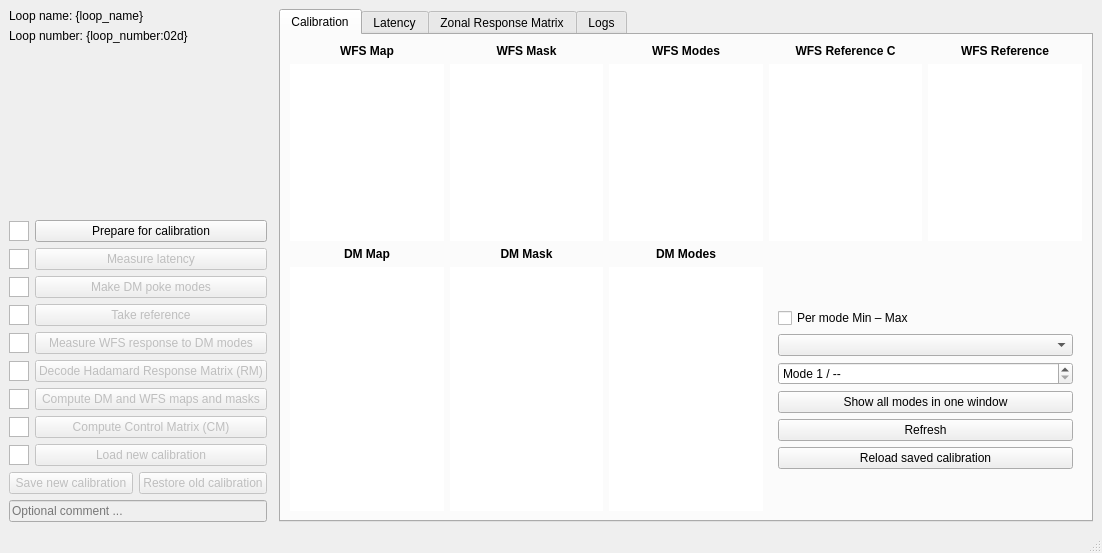
<?xml version="1.0" encoding="UTF-8"?>
<ui version="4.0">
 <class>AOCalibrationWindow</class>
 <widget class="QMainWindow" name="AOCalibrationWindow">
  <property name="geometry">
   <rect>
    <x>0</x>
    <y>0</y>
    <width>1102</width>
    <height>553</height>
   </rect>
  </property>
  <property name="windowTitle">
   <string>AO Calibration - KalAO</string>
  </property>
  <widget class="QWidget" name="centralwidget">
   <layout class="QHBoxLayout" name="horizontalLayout">
    <item>
     <layout class="QGridLayout" name="calibration_layout">
      <item row="0" column="0" colspan="2">
       <widget class="KLabel" name="calibration_loopname_label">
        <property name="text">
         <string>Loop name: {loop_name}</string>
        </property>
       </widget>
      </item>
      <item row="2" column="0" colspan="2">
       <spacer name="verticalSpacer_2">
        <property name="orientation">
         <enum>Qt::Orientation::Vertical</enum>
        </property>
        <property name="sizeHint" stdset="0">
         <size>
          <width>20</width>
          <height>40</height>
         </size>
        </property>
       </spacer>
      </item>
      <item row="1" column="0" colspan="2">
       <widget class="KLabel" name="calibration_loopnumber_label">
        <property name="text">
         <string>Loop number: {loop_number:02d}</string>
        </property>
       </widget>
      </item>
      <item row="3" column="0">
       <widget class="QWidget" name="calibration_buttons_widget" native="true">
        <layout class="QGridLayout" name="gridLayout_4">
         <property name="leftMargin">
          <number>0</number>
         </property>
         <property name="topMargin">
          <number>0</number>
         </property>
         <property name="rightMargin">
          <number>0</number>
         </property>
         <property name="bottomMargin">
          <number>0</number>
         </property>
         <item row="7" column="0">
          <widget class="KStatusIndicator" name="calibration_compCM_indicator">
           <property name="sizePolicy">
            <sizepolicy hsizetype="Fixed" vsizetype="Fixed">
             <horstretch>0</horstretch>
             <verstretch>0</verstretch>
            </sizepolicy>
           </property>
           <property name="minimumSize">
            <size>
             <width>20</width>
             <height>20</height>
            </size>
           </property>
           <property name="maximumSize">
            <size>
             <width>20</width>
             <height>20</height>
            </size>
           </property>
           <property name="cursor" stdset="0">
            <cursorShape>WhatsThisCursor</cursorShape>
           </property>
          </widget>
         </item>
         <item row="6" column="1">
          <widget class="QPushButton" name="calibration_RMmkmask_button">
           <property name="enabled">
            <bool>false</bool>
           </property>
           <property name="text">
            <string>Compute DM and WFS maps and masks</string>
           </property>
          </widget>
         </item>
         <item row="6" column="0">
          <widget class="KStatusIndicator" name="calibration_RMmkmask_indicator">
           <property name="sizePolicy">
            <sizepolicy hsizetype="Fixed" vsizetype="Fixed">
             <horstretch>0</horstretch>
             <verstretch>0</verstretch>
            </sizepolicy>
           </property>
           <property name="minimumSize">
            <size>
             <width>20</width>
             <height>20</height>
            </size>
           </property>
           <property name="maximumSize">
            <size>
             <width>20</width>
             <height>20</height>
            </size>
           </property>
           <property name="cursor" stdset="0">
            <cursorShape>WhatsThisCursor</cursorShape>
           </property>
          </widget>
         </item>
         <item row="5" column="0">
          <widget class="KStatusIndicator" name="calibration_RMHdecode_indicator">
           <property name="sizePolicy">
            <sizepolicy hsizetype="Fixed" vsizetype="Fixed">
             <horstretch>0</horstretch>
             <verstretch>0</verstretch>
            </sizepolicy>
           </property>
           <property name="minimumSize">
            <size>
             <width>20</width>
             <height>20</height>
            </size>
           </property>
           <property name="maximumSize">
            <size>
             <width>20</width>
             <height>20</height>
            </size>
           </property>
           <property name="cursor" stdset="0">
            <cursorShape>WhatsThisCursor</cursorShape>
           </property>
          </widget>
         </item>
         <item row="3" column="0">
          <widget class="KStatusIndicator" name="calibration_takeref_indicator">
           <property name="sizePolicy">
            <sizepolicy hsizetype="Fixed" vsizetype="Fixed">
             <horstretch>0</horstretch>
             <verstretch>0</verstretch>
            </sizepolicy>
           </property>
           <property name="minimumSize">
            <size>
             <width>20</width>
             <height>20</height>
            </size>
           </property>
           <property name="maximumSize">
            <size>
             <width>20</width>
             <height>20</height>
            </size>
           </property>
           <property name="cursor" stdset="0">
            <cursorShape>WhatsThisCursor</cursorShape>
           </property>
          </widget>
         </item>
         <item row="8" column="1">
          <widget class="QPushButton" name="calibration_load_button">
           <property name="enabled">
            <bool>false</bool>
           </property>
           <property name="text">
            <string>Load new calibration</string>
           </property>
          </widget>
         </item>
         <item row="1" column="1">
          <widget class="QPushButton" name="calibration_mlat_button">
           <property name="enabled">
            <bool>false</bool>
           </property>
           <property name="sizePolicy">
            <sizepolicy hsizetype="Minimum" vsizetype="Minimum">
             <horstretch>0</horstretch>
             <verstretch>0</verstretch>
            </sizepolicy>
           </property>
           <property name="text">
            <string>Measure latency</string>
           </property>
          </widget>
         </item>
         <item row="7" column="1">
          <widget class="QPushButton" name="calibration_compCM_button">
           <property name="enabled">
            <bool>false</bool>
           </property>
           <property name="text">
            <string>Compute Control Matrix (CM)</string>
           </property>
          </widget>
         </item>
         <item row="4" column="0">
          <widget class="KStatusIndicator" name="calibration_acqlinResp_indicator">
           <property name="sizePolicy">
            <sizepolicy hsizetype="Fixed" vsizetype="Fixed">
             <horstretch>0</horstretch>
             <verstretch>0</verstretch>
            </sizepolicy>
           </property>
           <property name="minimumSize">
            <size>
             <width>20</width>
             <height>20</height>
            </size>
           </property>
           <property name="maximumSize">
            <size>
             <width>20</width>
             <height>20</height>
            </size>
           </property>
           <property name="cursor" stdset="0">
            <cursorShape>WhatsThisCursor</cursorShape>
           </property>
          </widget>
         </item>
         <item row="2" column="1">
          <widget class="QPushButton" name="calibration_mkDMpokemodes_button">
           <property name="enabled">
            <bool>false</bool>
           </property>
           <property name="text">
            <string>Make DM poke modes</string>
           </property>
          </widget>
         </item>
         <item row="3" column="1">
          <widget class="QPushButton" name="calibration_takeref_button">
           <property name="enabled">
            <bool>false</bool>
           </property>
           <property name="text">
            <string>Take reference</string>
           </property>
          </widget>
         </item>
         <item row="5" column="1">
          <widget class="QPushButton" name="calibration_RMHdecode_button">
           <property name="enabled">
            <bool>false</bool>
           </property>
           <property name="text">
            <string>Decode Hadamard Response Matrix (RM)</string>
           </property>
          </widget>
         </item>
         <item row="0" column="0">
          <widget class="KStatusIndicator" name="calibration_prepare_indicator">
           <property name="sizePolicy">
            <sizepolicy hsizetype="Fixed" vsizetype="Fixed">
             <horstretch>0</horstretch>
             <verstretch>0</verstretch>
            </sizepolicy>
           </property>
           <property name="minimumSize">
            <size>
             <width>20</width>
             <height>20</height>
            </size>
           </property>
           <property name="maximumSize">
            <size>
             <width>20</width>
             <height>20</height>
            </size>
           </property>
           <property name="cursor" stdset="0">
            <cursorShape>WhatsThisCursor</cursorShape>
           </property>
          </widget>
         </item>
         <item row="0" column="1">
          <widget class="QPushButton" name="calibration_prepare_button">
           <property name="text">
            <string>Prepare for calibration</string>
           </property>
          </widget>
         </item>
         <item row="4" column="1">
          <widget class="QPushButton" name="calibration_acqlinResp_button">
           <property name="enabled">
            <bool>false</bool>
           </property>
           <property name="text">
            <string>Measure WFS response to DM modes</string>
           </property>
          </widget>
         </item>
         <item row="8" column="0">
          <widget class="KStatusIndicator" name="calibration_load_indicator">
           <property name="sizePolicy">
            <sizepolicy hsizetype="Fixed" vsizetype="Fixed">
             <horstretch>0</horstretch>
             <verstretch>0</verstretch>
            </sizepolicy>
           </property>
           <property name="minimumSize">
            <size>
             <width>20</width>
             <height>20</height>
            </size>
           </property>
           <property name="maximumSize">
            <size>
             <width>20</width>
             <height>20</height>
            </size>
           </property>
           <property name="cursor" stdset="0">
            <cursorShape>WhatsThisCursor</cursorShape>
           </property>
          </widget>
         </item>
         <item row="2" column="0">
          <widget class="KStatusIndicator" name="calibration_mkDMpokemodes_indicator">
           <property name="sizePolicy">
            <sizepolicy hsizetype="Fixed" vsizetype="Fixed">
             <horstretch>0</horstretch>
             <verstretch>0</verstretch>
            </sizepolicy>
           </property>
           <property name="minimumSize">
            <size>
             <width>20</width>
             <height>20</height>
            </size>
           </property>
           <property name="maximumSize">
            <size>
             <width>20</width>
             <height>20</height>
            </size>
           </property>
           <property name="cursor" stdset="0">
            <cursorShape>WhatsThisCursor</cursorShape>
           </property>
          </widget>
         </item>
         <item row="1" column="0">
          <widget class="KStatusIndicator" name="calibration_mlat_indicator">
           <property name="sizePolicy">
            <sizepolicy hsizetype="Fixed" vsizetype="Fixed">
             <horstretch>0</horstretch>
             <verstretch>0</verstretch>
            </sizepolicy>
           </property>
           <property name="minimumSize">
            <size>
             <width>20</width>
             <height>20</height>
            </size>
           </property>
           <property name="maximumSize">
            <size>
             <width>20</width>
             <height>20</height>
            </size>
           </property>
           <property name="cursor" stdset="0">
            <cursorShape>WhatsThisCursor</cursorShape>
           </property>
          </widget>
         </item>
         <item row="9" column="0" colspan="2">
          <widget class="QWidget" name="calibration_save_restore_widget" native="true">
           <property name="enabled">
            <bool>false</bool>
           </property>
           <layout class="QGridLayout" name="gridLayout_7">
            <property name="leftMargin">
             <number>0</number>
            </property>
            <property name="topMargin">
             <number>0</number>
            </property>
            <property name="rightMargin">
             <number>0</number>
            </property>
            <property name="bottomMargin">
             <number>0</number>
            </property>
            <item row="0" column="1">
             <widget class="QPushButton" name="calibration_restore_button">
              <property name="text">
               <string>Restore old calibration</string>
              </property>
             </widget>
            </item>
            <item row="0" column="0">
             <widget class="QPushButton" name="calibration_save_button">
              <property name="text">
               <string>Save new calibration</string>
              </property>
             </widget>
            </item>
            <item row="1" column="0" colspan="2">
             <widget class="QLineEdit" name="calibration_comment_lineedit">
              <property name="placeholderText">
               <string>Optional comment ...</string>
              </property>
             </widget>
            </item>
           </layout>
          </widget>
         </item>
        </layout>
       </widget>
      </item>
     </layout>
    </item>
    <item>
     <widget class="QTabWidget" name="tabWidget">
      <property name="currentIndex">
       <number>0</number>
      </property>
      <widget class="QWidget" name="calibration_tab">
       <attribute name="title">
        <string>Calibration</string>
       </attribute>
       <layout class="QGridLayout" name="gridLayout_2">
        <item row="2" column="0">
         <widget class="QLabel" name="dmmap_label">
          <property name="font">
           <font>
            <bold>true</bold>
           </font>
          </property>
          <property name="text">
           <string>DM Map</string>
          </property>
          <property name="alignment">
           <set>Qt::AlignmentFlag::AlignCenter</set>
          </property>
         </widget>
        </item>
        <item row="0" column="3">
         <widget class="QLabel" name="wfsrefc_label">
          <property name="font">
           <font>
            <bold>true</bold>
           </font>
          </property>
          <property name="text">
           <string>WFS Reference C</string>
          </property>
          <property name="alignment">
           <set>Qt::AlignmentFlag::AlignCenter</set>
          </property>
         </widget>
        </item>
        <item row="1" column="0">
         <widget class="KImageViewer" name="wfsmap_view">
          <property name="frameShape">
           <enum>QFrame::Shape::NoFrame</enum>
          </property>
         </widget>
        </item>
        <item row="1" column="3">
         <widget class="KImageViewer" name="wfsrefc_view">
          <property name="frameShape">
           <enum>QFrame::Shape::NoFrame</enum>
          </property>
         </widget>
        </item>
        <item row="1" column="1">
         <widget class="KImageViewer" name="wfsmask_view">
          <property name="frameShape">
           <enum>QFrame::Shape::NoFrame</enum>
          </property>
         </widget>
        </item>
        <item row="0" column="4">
         <widget class="QLabel" name="wfsrerf_label">
          <property name="font">
           <font>
            <bold>true</bold>
           </font>
          </property>
          <property name="text">
           <string>WFS Reference</string>
          </property>
          <property name="alignment">
           <set>Qt::AlignmentFlag::AlignCenter</set>
          </property>
         </widget>
        </item>
        <item row="0" column="1">
         <widget class="QLabel" name="wfsmask_label">
          <property name="font">
           <font>
            <bold>true</bold>
           </font>
          </property>
          <property name="text">
           <string>WFS Mask</string>
          </property>
          <property name="alignment">
           <set>Qt::AlignmentFlag::AlignCenter</set>
          </property>
         </widget>
        </item>
        <item row="1" column="2">
         <widget class="KImageViewer" name="modesWFS_view">
          <property name="frameShape">
           <enum>QFrame::Shape::NoFrame</enum>
          </property>
         </widget>
        </item>
        <item row="0" column="2">
         <widget class="QLabel" name="modesWFS_label">
          <property name="font">
           <font>
            <bold>true</bold>
           </font>
          </property>
          <property name="text">
           <string>WFS Modes</string>
          </property>
          <property name="alignment">
           <set>Qt::AlignmentFlag::AlignCenter</set>
          </property>
         </widget>
        </item>
        <item row="1" column="4">
         <widget class="KImageViewer" name="wfsref_view">
          <property name="frameShape">
           <enum>QFrame::Shape::NoFrame</enum>
          </property>
         </widget>
        </item>
        <item row="0" column="0">
         <widget class="QLabel" name="wfsmap_label">
          <property name="font">
           <font>
            <bold>true</bold>
           </font>
          </property>
          <property name="text">
           <string>WFS Map</string>
          </property>
          <property name="alignment">
           <set>Qt::AlignmentFlag::AlignCenter</set>
          </property>
         </widget>
        </item>
        <item row="3" column="0">
         <widget class="KImageViewer" name="dmmap_view">
          <property name="frameShape">
           <enum>QFrame::Shape::NoFrame</enum>
          </property>
         </widget>
        </item>
        <item row="2" column="1">
         <widget class="QLabel" name="dmmask_label">
          <property name="font">
           <font>
            <bold>true</bold>
           </font>
          </property>
          <property name="text">
           <string>DM Mask</string>
          </property>
          <property name="alignment">
           <set>Qt::AlignmentFlag::AlignCenter</set>
          </property>
         </widget>
        </item>
        <item row="3" column="1">
         <widget class="KImageViewer" name="dmmask_view">
          <property name="frameShape">
           <enum>QFrame::Shape::NoFrame</enum>
          </property>
         </widget>
        </item>
        <item row="3" column="2">
         <widget class="KImageViewer" name="DMmodes_view">
          <property name="frameShape">
           <enum>QFrame::Shape::NoFrame</enum>
          </property>
         </widget>
        </item>
        <item row="2" column="2">
         <widget class="QLabel" name="DMmodes_label">
          <property name="font">
           <font>
            <bold>true</bold>
           </font>
          </property>
          <property name="text">
           <string>DM Modes</string>
          </property>
          <property name="alignment">
           <set>Qt::AlignmentFlag::AlignCenter</set>
          </property>
         </widget>
        </item>
        <item row="3" column="3" colspan="2">
         <widget class="QWidget" name="modes_widget" native="true">
          <layout class="QVBoxLayout" name="verticalLayout_2">
           <item>
            <spacer name="verticalSpacer">
             <property name="orientation">
              <enum>Qt::Orientation::Vertical</enum>
             </property>
             <property name="sizeHint" stdset="0">
              <size>
               <width>20</width>
               <height>40</height>
              </size>
             </property>
            </spacer>
           </item>
           <item>
            <widget class="QCheckBox" name="minmax_checkbox">
             <property name="text">
              <string>Per mode Min – Max</string>
             </property>
            </widget>
           </item>
           <item>
            <widget class="QComboBox" name="calib_combobox"/>
           </item>
           <item>
            <widget class="QSpinBox" name="mode_spinbox">
             <property name="keyboardTracking">
              <bool>false</bool>
             </property>
             <property name="suffix">
              <string> / --</string>
             </property>
             <property name="prefix">
              <string>Mode </string>
             </property>
             <property name="minimum">
              <number>1</number>
             </property>
             <property name="maximum">
              <number>9999</number>
             </property>
            </widget>
           </item>
           <item>
            <widget class="QPushButton" name="all_modes_button">
             <property name="text">
              <string>Show all modes in one window</string>
             </property>
             <property name="icon">
              <iconset resource="../assets.qrc">
               <normaloff>:/assets/icons/show-grid.svg</normaloff>:/assets/icons/show-grid.svg</iconset>
             </property>
            </widget>
           </item>
           <item>
            <widget class="QPushButton" name="refresh_button">
             <property name="text">
              <string>Refresh</string>
             </property>
             <property name="icon">
              <iconset resource="../assets.qrc">
               <normaloff>:/assets/icons/refreshstructure.svg</normaloff>:/assets/icons/refreshstructure.svg</iconset>
             </property>
            </widget>
           </item>
           <item>
            <widget class="QPushButton" name="reload_button">
             <property name="text">
              <string>Reload saved calibration</string>
             </property>
             <property name="icon">
              <iconset resource="../assets.qrc">
               <normaloff>:/assets/icons/upload-media.svg</normaloff>:/assets/icons/upload-media.svg</iconset>
             </property>
            </widget>
           </item>
           <item>
            <spacer name="verticalSpacer_3">
             <property name="orientation">
              <enum>Qt::Orientation::Vertical</enum>
             </property>
             <property name="sizeHint" stdset="0">
              <size>
               <width>20</width>
               <height>40</height>
              </size>
             </property>
            </spacer>
           </item>
          </layout>
         </widget>
        </item>
       </layout>
      </widget>
      <widget class="QWidget" name="latency_tab">
       <attribute name="title">
        <string>Latency</string>
       </attribute>
       <layout class="QGridLayout" name="gridLayout_3" columnstretch="0,1">
        <item row="1" column="0">
         <widget class="QLabel" name="latency_framerate_label">
          <property name="text">
           <string>Framerate</string>
          </property>
          <property name="alignment">
           <set>Qt::AlignmentFlag::AlignRight|Qt::AlignmentFlag::AlignTrailing|Qt::AlignmentFlag::AlignVCenter</set>
          </property>
         </widget>
        </item>
        <item row="2" column="0">
         <widget class="QLabel" name="latency_frames_label">
          <property name="text">
           <string>Latency</string>
          </property>
          <property name="alignment">
           <set>Qt::AlignmentFlag::AlignRight|Qt::AlignmentFlag::AlignTrailing|Qt::AlignmentFlag::AlignVCenter</set>
          </property>
         </widget>
        </item>
        <item row="1" column="1">
         <widget class="KNaNDoubleSpinbox" name="latency_framerate_spinbox">
          <property name="readOnly">
           <bool>true</bool>
          </property>
          <property name="buttonSymbols">
           <enum>QAbstractSpinBox::ButtonSymbols::NoButtons</enum>
          </property>
          <property name="suffix">
           <string> Hz</string>
          </property>
          <property name="maximum">
           <double>10000.000000000000000</double>
          </property>
         </widget>
        </item>
        <item row="2" column="1">
         <widget class="KNaNDoubleSpinbox" name="latency_frames_spinbox">
          <property name="readOnly">
           <bool>true</bool>
          </property>
          <property name="buttonSymbols">
           <enum>QAbstractSpinBox::ButtonSymbols::NoButtons</enum>
          </property>
          <property name="suffix">
           <string> frames</string>
          </property>
          <property name="maximum">
           <double>100.000000000000000</double>
          </property>
         </widget>
        </item>
        <item row="0" column="0" colspan="2">
         <widget class="KChartView" name="latency_plot"/>
        </item>
       </layout>
      </widget>
      <widget class="QWidget" name="zRM_tab">
       <attribute name="title">
        <string>Zonal Response Matrix</string>
       </attribute>
       <layout class="QGridLayout" name="gridLayout" columnstretch="1,0,0">
        <item row="1" column="2">
         <widget class="QToolButton" name="zRM_play_button">
          <property name="text">
           <string/>
          </property>
          <property name="checkable">
           <bool>true</bool>
          </property>
         </widget>
        </item>
        <item row="0" column="0" colspan="3">
         <widget class="KImageViewer" name="zRM_view">
          <property name="frameShape">
           <enum>QFrame::Shape::NoFrame</enum>
          </property>
         </widget>
        </item>
        <item row="1" column="0">
         <widget class="QSpinBox" name="zRM_poke_spinbox">
          <property name="keyboardTracking">
           <bool>false</bool>
          </property>
          <property name="suffix">
           <string> / --</string>
          </property>
          <property name="prefix">
           <string>Poke </string>
          </property>
          <property name="minimum">
           <number>1</number>
          </property>
          <property name="maximum">
           <number>9999</number>
          </property>
         </widget>
        </item>
        <item row="1" column="1">
         <widget class="QCheckBox" name="zRM_minmax_checkbox">
          <property name="text">
           <string>Per poke Min – Max</string>
          </property>
         </widget>
        </item>
       </layout>
      </widget>
      <widget class="QWidget" name="logs_tab">
       <attribute name="title">
        <string>Logs</string>
       </attribute>
       <layout class="QVBoxLayout" name="verticalLayout_3">
        <item>
         <widget class="QPlainTextEdit" name="calibration_textedit">
          <property name="palette">
           <palette>
            <active>
             <colorrole role="Text">
              <brush brushstyle="SolidPattern">
               <color alpha="255">
                <red>252</red>
                <green>252</green>
                <blue>252</blue>
               </color>
              </brush>
             </colorrole>
             <colorrole role="Base">
              <brush brushstyle="SolidPattern">
               <color alpha="255">
                <red>35</red>
                <green>38</green>
                <blue>39</blue>
               </color>
              </brush>
             </colorrole>
             <colorrole role="PlaceholderText">
              <brush brushstyle="SolidPattern">
               <color alpha="255">
                <red>176</red>
                <green>176</green>
                <blue>176</blue>
               </color>
              </brush>
             </colorrole>
            </active>
            <inactive>
             <colorrole role="Text">
              <brush brushstyle="SolidPattern">
               <color alpha="255">
                <red>252</red>
                <green>252</green>
                <blue>252</blue>
               </color>
              </brush>
             </colorrole>
             <colorrole role="Base">
              <brush brushstyle="SolidPattern">
               <color alpha="255">
                <red>35</red>
                <green>38</green>
                <blue>39</blue>
               </color>
              </brush>
             </colorrole>
             <colorrole role="PlaceholderText">
              <brush brushstyle="SolidPattern">
               <color alpha="255">
                <red>176</red>
                <green>176</green>
                <blue>176</blue>
               </color>
              </brush>
             </colorrole>
            </inactive>
            <disabled>
             <colorrole role="Text">
              <brush brushstyle="SolidPattern">
               <color alpha="255">
                <red>252</red>
                <green>252</green>
                <blue>252</blue>
               </color>
              </brush>
             </colorrole>
             <colorrole role="Base">
              <brush brushstyle="SolidPattern">
               <color alpha="255">
                <red>35</red>
                <green>38</green>
                <blue>39</blue>
               </color>
              </brush>
             </colorrole>
             <colorrole role="PlaceholderText">
              <brush brushstyle="SolidPattern">
               <color alpha="255">
                <red>176</red>
                <green>176</green>
                <blue>176</blue>
               </color>
              </brush>
             </colorrole>
            </disabled>
           </palette>
          </property>
          <property name="font">
           <font>
            <family>Roboto Mono</family>
           </font>
          </property>
          <property name="lineWrapMode">
           <enum>QPlainTextEdit::LineWrapMode::NoWrap</enum>
          </property>
          <property name="readOnly">
           <bool>true</bool>
          </property>
          <property name="cursorWidth">
           <number>0</number>
          </property>
          <property name="placeholderText">
           <string>Logs will appear here ...</string>
          </property>
         </widget>
        </item>
       </layout>
      </widget>
     </widget>
    </item>
   </layout>
  </widget>
  <widget class="QMenuBar" name="menubar">
   <property name="geometry">
    <rect>
     <x>0</x>
     <y>0</y>
     <width>1102</width>
     <height>30</height>
    </rect>
   </property>
  </widget>
  <widget class="QStatusBar" name="statusbar"/>
 </widget>
 <customwidgets>
  <customwidget>
   <class>KStatusIndicator</class>
   <extends>QGraphicsView</extends>
   <header>kalao.guis.utils.widgets</header>
  </customwidget>
  <customwidget>
   <class>KNaNDoubleSpinbox</class>
   <extends>QDoubleSpinBox</extends>
   <header>kalao.guis.utils.widgets</header>
  </customwidget>
  <customwidget>
   <class>KLabel</class>
   <extends>QLabel</extends>
   <header>kalao.guis.utils.widgets</header>
  </customwidget>
  <customwidget>
   <class>KImageViewer</class>
   <extends>QGraphicsView</extends>
   <header>kalao.guis.utils.widgets</header>
  </customwidget>
  <customwidget>
   <class>KChartView</class>
   <extends>QGraphicsView</extends>
   <header>kalao.guis.utils.widgets</header>
  </customwidget>
 </customwidgets>
 <resources>
  <include location="../assets.qrc"/>
 </resources>
 <connections/>
</ui>
